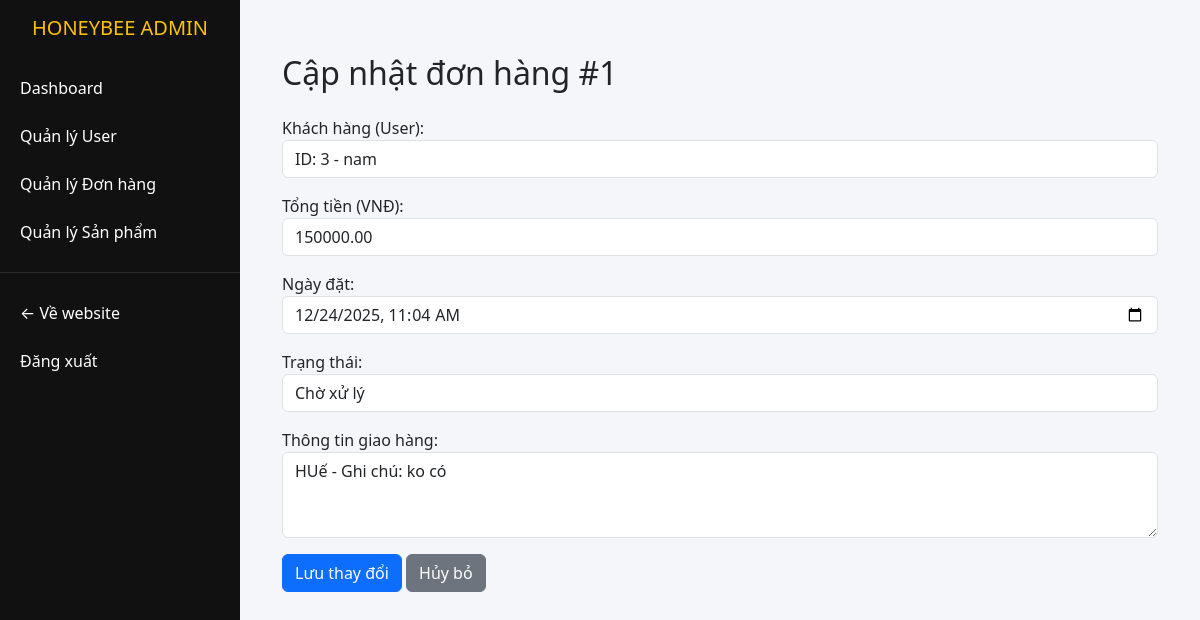
Page /admin/order/edit/1 (signed in) on the committed database.
### tables this page shows
CREATE TABLE `donhang` (
  `id` int(11) NOT NULL AUTO_INCREMENT,
  `userId` int(11) DEFAULT NULL,
  `tongTien` decimal(12,2) DEFAULT NULL,
  `ngayDat` datetime DEFAULT current_timestamp(),
  `trangThai` varchar(50) DEFAULT 'Chờ xử lý',
  `thongTinGiaoHang` text DEFAULT NULL,
  PRIMARY KEY (`id`),
  KEY `userId` (`userId`),
  CONSTRAINT `donhang_ibfk_1` FOREIGN KEY (`userId`) REFERENCES `users` (`id`)
);

### admin/src/Controller.php (called while the page is built, shortened)
<?php
class Controller
{
    protected function render($view, $data = [])
    {
        extract($data);
        require __DIR__ . '/Views/' . $view . '.php';
        $content = ob_get_clean();
        require __DIR__ . '/../templates/layout.php';
    }
}

### admin/src/Controllers/OrderController.php (called while the page is built, shortened)
<?php
class OrderController extends Controller
{
    private $orderModel;
    public function __construct()
    {
        $this->orderModel = new Order();
    }
    public function edit($id)
    {
        $userModel = new User();
        $users = $userModel->getAllUsers();
        $donhang = $this->orderModel->getDonhangById($id);
        $this->render('donhang/order-form', [
            'donhang' => $donhang,
            'users' => $users
        ]);
    }
}

### admin/src/Models/Order.php (called while the page is built, shortened)
<?php
class Order
{
    private $connection;
    public function __construct()
    {
        $host = DB_HOST;
        $username = DB_USER;
        $password = DB_PASSWORD;
        $database = DB_NAME;
        $this->connection = new \mysqli($host, $username, $password, $database);
    }
    public function getDonhangById($id)
    {
        $stmt = $this->connection->prepare("SELECT * FROM donhang WHERE id = ?");
        $stmt->bind_param("i", $id);
        $stmt->execute();
        $result = $stmt->get_result();
        return $result->fetch_assoc();
    }
}

### admin/src/Models/User.php (called while the page is built, shortened)
<?php
class User
{
    private $connection;
    public function __construct()
    {
        $host = 'localhost';
        $username = 'root';
        $password = '';
        $database = 'honeybee_schema';
        $this->connection = new \mysqli($host, $username, $password, $database);
    }
    public function getAllUsers()
    {
        $sql = "SELECT id, name, email, phone, role FROM users ORDER BY id DESC";
        $result = $this->connection->query($sql);
        return $result->fetch_all(MYSQLI_ASSOC);
    }
}

### admin/src/Views/donhang/order-form.php (the view, shortened to what this page needs)
<?php
$isEdit = isset($donhang) && !empty($donhang['id']);
$actionUrl = $isEdit ? "/admin/order/update/{$donhang['id']}" : "/admin/order/store";
?>
<div class="container mt-4">
    <h2><?= $isEdit ? 'Cập nhật đơn hàng #' . $donhang['id'] : 'Thêm đơn hàng mới' ?></h2>
    <form action="<?= $actionUrl ?>" method="POST" class="mt-4">
        <div class="mb-3">
            <label>Khách hàng (User):</label>
            <select name="userId" class="form-control" required>
                <?php if (!empty($users)): ?>
                    <?php foreach ($users as $u): ?>
                        <option value="<?= $u['id'] ?>"
                            <?= (isset($donhang['userId']) && $donhang['userId'] == $u['id']) ? 'selected' : '' ?>>
                            ID: <?= $u['id'] ?> - <?= htmlspecialchars($u['name'] ?? $u['username']) ?>
                        </option>
                    <?php endforeach; ?>
                <?php endif; ?>
            </select>
            </div>
        <div class="mb-3">
            <label>Tổng tiền (VNĐ):</label>
            <input type="number" name="tongTien" class="form-control" value="<?= $donhang['tongTien'] ?? '' ?>" required>
        </div>
        <div class="mb-3">
            <label>Ngày đặt:</label>
            <input type="datetime-local" name="ngayDat" class="form-control"
                   value="<?= isset($donhang['ngayDat']) ? date('Y-m-d\TH:i', strtotime($donhang['ngayDat'])) : date('Y-m-d\TH:i') ?>">
        </div>
        <div class="mb-3">
            <label>Trạng thái:</label>
            <select name="trangThai" class="form-control">
                <option value="Chờ xử lý" <?= (isset($donhang['trangThai']) && $donhang['trangThai'] == 'Chờ xử lý') ? 'selected' : '' ?>>Chờ xử lý</option>
            </select>
        </div>
        <div class="mb-3">
            <label>Thông tin giao hàng:</label>
            <textarea name="thongTinGiaoHang" class="form-control" rows="3"><?= $donhang['thongTinGiaoHang'] ?? '' ?></textarea>
        </div>
        <button type="submit" class="btn btn-primary"><?= $isEdit ? 'Lưu thay đổi' : 'Tạo đơn hàng' ?></button>
        <a href="/admin/order" class="btn btn-secondary">Hủy bỏ</a>
    </form>
</div>

### admin/src/Router.php (shortened to what this page needs)
<?php
class Router
{
    private $routes = [];
    public function addRoute($pattern, $callback)
    {
        $this->routes[$pattern] = $callback;
    }
    public function match($uri) {
    foreach ($this->routes as $pattern => $handler) {
        if (preg_match($pattern, $uri, $matches)) {
            array_shift($matches);
            return call_user_func_array($handler, $matches);
        }
    }
    throw new \Exception("No route found for URI: " . $uri);
    }
}

### admin/templates/layout.php (shortened to what this page needs)
<!DOCTYPE html>
<html lang="vi">
<head>
    <link href="https://cdn.jsdelivr.net/npm/bootstrap@5.3.2/dist/css/bootstrap.min.css" rel="stylesheet">
</head>
<body>
<div class="d-flex">
    <div class="sidebar">
        <h5 class="text-warning text-center py-3">HONEYBEE ADMIN</h5>
        <a href="/admin">Dashboard</a>
        <a href="/admin/user">Quản lý User</a>
        <a href="/admin/order">Quản lý Đơn hàng</a>
        <a href="/admin/product">Quản lý Sản phẩm</a>
        <hr class="text-secondary">
        <a href="/">← Về website</a>
        <a href="/logout.php">Đăng xuất</a>
    </div>
    <div class="flex-grow-1 content">
        <?= $content ?>
    </div>
</div>
</body>
</html>

### admin/templates/layout.php (style rules this page uses)
body { background: #f5f6fa; }
.sidebar { width: 240px; min-height: 100vh; background: #111; }
.sidebar a { color: #fff; padding: 12px 20px; display: block; text-decoration: none; }
.content { padding: 30px; }

### rows in the picture
donhang: id "1", userId "ID: 3 - nam", tongTien "150000.00", ngayDat "12/24/2025 11:04", trangThai "Chờ xử lý", thongTinGiaoHang "HUế - Ghi chú: ko có", shows "Lưu thay đổi"
